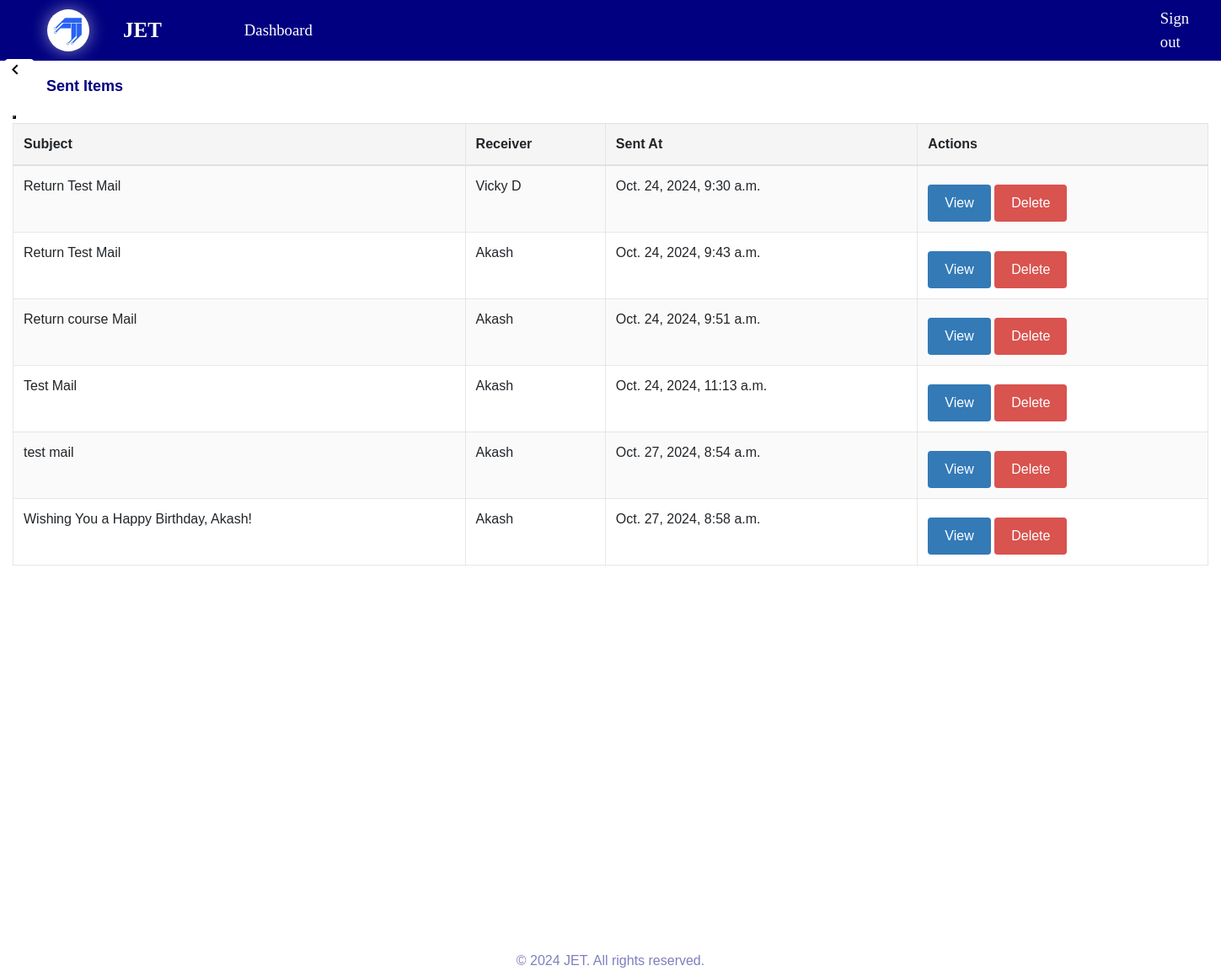
The page /sent_items/ (signed in) on the database its author committed.
### app/models.py (models this page shows, shortened)
class Email_Message(models.Model):
    From = models.ForeignKey(settings.AUTH_USER_MODEL, on_delete=models.CASCADE, related_name='sent_emails')
    TO = models.ForeignKey(User, on_delete=models.CASCADE, related_name='received_emails')
    cc_users = models.ManyToManyField(settings.AUTH_USER_MODEL, related_name='cc_emails')
    bcc_users = models.ManyToManyField(settings.AUTH_USER_MODEL, related_name='bcc_emails')
    subject = models.CharField(max_length=255)
    message = models.TextField()
    sent = models.BooleanField(default=False)
    deleted = models.BooleanField(default=False)
    created_at = models.DateTimeField(auto_now_add=True)
    updated_at = models.DateTimeField(auto_now=True)
    replied_to = models.ForeignKey('self', on_delete=models.CASCADE, null=True, blank=True, related_name='replies')

class User(AbstractUser, PermissionsMixin):
    username = models.CharField(max_length=50, blank=False, unique=True)
    About = models.CharField(max_length=50, null=True, blank=True)
    profile_picture = models.ImageField(upload_to='profile_pictures/', blank=True, null=True)
    first_name = models.CharField(max_length=25, blank=False)
    last_name = models.CharField(max_length=25, blank=False)
    email = models.EmailField(unique=True)
    emp_id = models.CharField(max_length=10, blank=True)
    designation = models.CharField(max_length=25, blank=True)
    Date_of_birth = models.DateField(null=True, blank=True)
    contact_no = models.CharField(max_length=10, blank=True)
    expertise = models.CharField(max_length=250, blank=True)
    certifications = models.CharField(max_length=250, blank=True)
    Date_of_joining = models.DateField(null=True, blank=True)
    department = models.CharField(max_length=255, blank=True)
    objects = CustomUserManager()
    USERNAME_FIELD = 'username'
    REQUIRED_FIELDS = []

### app/views.py (the view)
# urls.py: path('sent_items/',views.outbox, name='sent_items'),
@login_required
def outbox(request):
    emails = request.user.sent_emails.filter(deleted=False)
    return render(request, 'sent_items.html', {'emails': emails})

### templates/sent_items.html (shortened to what this page needs)
{% extends 'base.html' %}
{% block content %}
  <h1>Sent Items</h1>
  <button><a class="back-button" onclick="location.href='{% url 'inbox' %}'"></a></button>
  <table class="table table-striped">
    <thead>
      <tr>
        <th>Subject</th>
        <th>Receiver</th>
        <th>Sent At</th>
        <th>Actions</th>
      </tr>
    </thead>
    <tbody>
      {% for email in emails %}
        <tr>
          <td>{{ email.subject }}</td>
          <td>{{ email.TO.username }}</td>
          <td>{{ email.created_at }}</td>
          <td>
            <a href="{% url 'email_detail' email.id %}" class="btn btn-primary">View</a>
            <a href="{% url 'email_delete' email.id %}" class="btn btn-danger">Delete</a>
          </td>
        </tr>
      {% empty %}
        <tr>
          <td colspan="4">No sent emails found.</td>
        </tr>
      {% endfor %}
    </tbody>
  </table><br><br><br><br><br><br><br><br><br><br><br><br><br><br><br><br><br><br>
{% endblock %}

### Static/css/master.css (style rules this page uses)
* { box-sizing: border-box; margin: 0; padding: 0; }
body { font-family: Arial, sans-serif; background-color:white; background-image: none; }
body h1 { color: navy!important; font-size: large; }

### templates/sent_items.html (style rules this page uses)
.back-button { position: fixed; top: 30px; left: 5px; color: #fff; border: none; border-radius: 5px; cursor: pointer; font-size: 16px; margin-top:40px; }
.back-button::before { content: ""; background-size: 24px 24px; background-position: center; background-repeat : no-repeat; width: 24px; height: 24px; display: inline-block; margin-right: 10px; }
h1 { margin-top: 20px; margin-left: 40px; font-size: 30px; font-weight: 800; color: #337ab7; }
.table { width: 100%; border-collapse: collapse; margin-bottom: 20px; }
.table-striped tbody tr:nth-of-type(odd) { background-color: #f9f9f9d5; }
.table-striped tbody tr:nth-of-type(even) { background-color: #ffffffc7; }
th, td { padding: 10px; border: 1px solid #ddddddb5; }
th { text-align: left; background-color: #f0f0f0a8; }
td { vertical-align: middle; }
.btn { margin-top: 10px; }
.btn-primary { background-color: #337ab7; color: #fff; border: none; padding: 10px 20px; font-size: 16px; cursor: pointer; }
.btn-danger { background-color: #d9534f; color: #fff; border: none; padding: 10px 20px; font-size: 16px; cursor: pointer; }
.back-button { position: fixed; top: 30px; left: 5px; background-color:white; color: #fff; padding: 1px; border: none; border-radius: 5px; cursor: pointer; font-size: 16px; margin-top:40px; }
.back-button::before { content: ""; background-size: 24px 24px; background-position: center; background-repeat: no-repeat; width: 24px; height: 24px; display: inline-block; margin-right: 10px; }
h1 { margin-top: 20px; font-size: 24px; font-weight: bold; color: #337ab7; }

### templates/base.html (style rules this page uses)
* { box-sizing: border-box; margin: 0; padding: 0; }
body { overflow-x: hidden; font-family: Arial, sans-serif; background-color: white; background-image: none; }
h1, h4 { color: navy!important; }
h1 { font-size: large; }
html { scroll-behavior: smooth; }

### rows shown on the page
Email_Message: subject "Return Test Mail", TO.username "Vicky D", created_at "Oct. 24, 2024, 9:30 a.m."
Email_Message: subject "Return Test Mail", TO.username "Akash", created_at "Oct. 24, 2024, 9:43 a.m."
Email_Message: subject "Return course Mail", TO.username "Akash", created_at "Oct. 24, 2024, 9:51 a.m."
Email_Message: subject "Test Mail", TO.username "Akash", created_at "Oct. 24, 2024, 11:13 a.m."
Email_Message: subject "test mail", TO.username "Akash", created_at "Oct. 27, 2024, 8:54 a.m."
Email_Message: subject "Wishing You a Happy Birthday, Akash!", TO.username "Akash", created_at "Oct. 27, 2024, 8:58 a.m."
